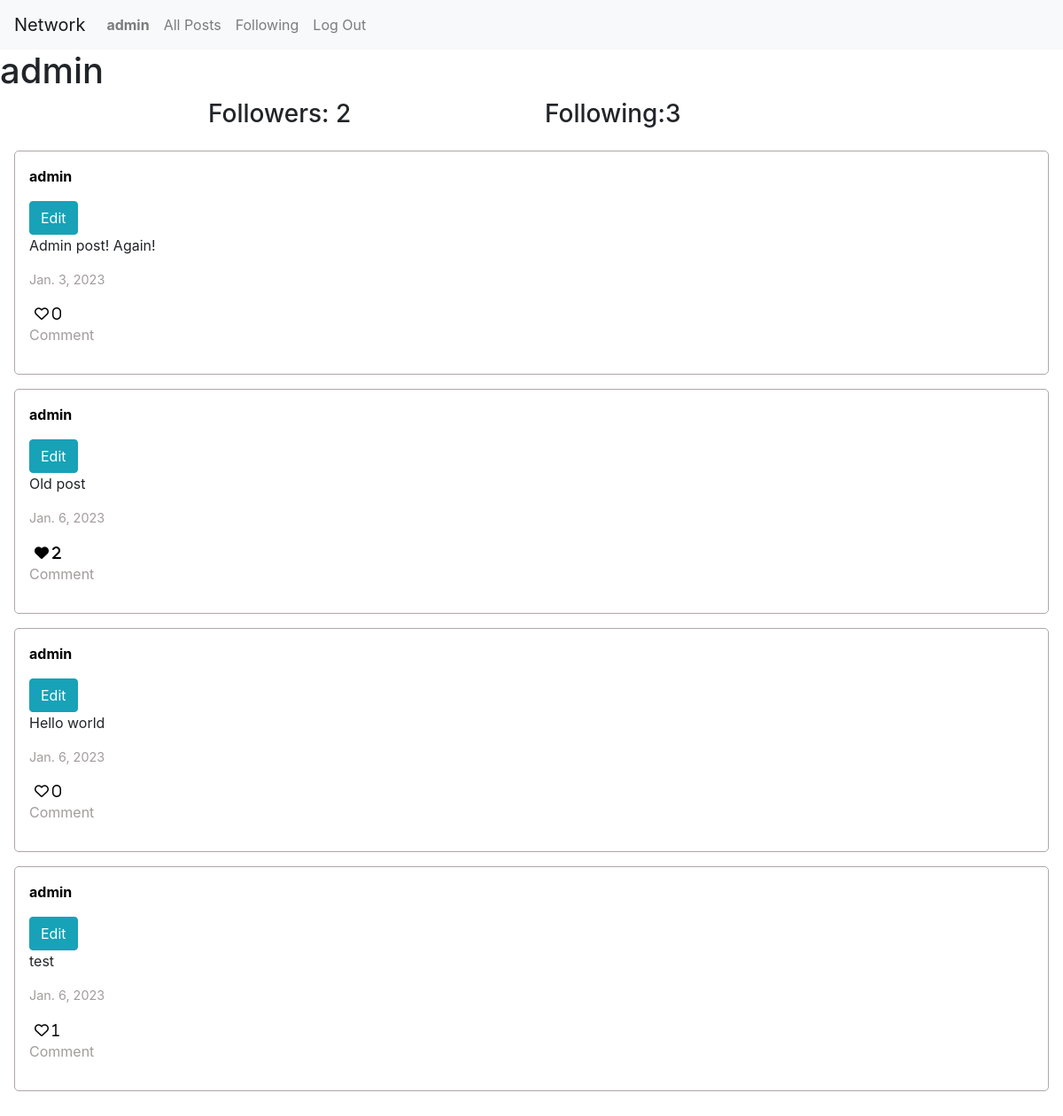
The app's page /user/2 (signed in) with its own data.
### network/models.py (models this page shows, shortened)
class User(AbstractUser):
    pass

class Post(models.Model):
    author = models.ForeignKey(User, on_delete=models.CASCADE)
    text = models.CharField(max_length=100)
    date = models.DateField(auto_now_add=True)
    likes = models.IntegerField(default=0)

### network/views.py (the view)
# urls.py: path("user/<int:id>",views.user, name="user"),
def user(request,id):
        user = User.objects.get(pk=id)
        posts = Post.objects.filter(author = user)
        following = Follow.objects.filter(user=user)
        followers = Follow.objects.filter(user_follower=user)
        paginator = Paginator(posts, 5)
        page_number = request.GET.get('page')
        posts_of_the_page = paginator.get_page(page_number)
        liked_posts_arr = liked_posts(request.user)
        try:
            checkFollow = followers.filter(user = User.objects.get(pk = request.user.id))
            if len(checkFollow) != 0:
                isFollowing = False
            else:
                isFollowing = True
        except:
            isFollowing = False
        return render(request, "network/user.html", {
            "username":user.username,
            "posts":posts_of_the_page,
            "following":following,
            "followers":followers,
            "user_profile": user,
            "isFollowing":isFollowing,
            "liked_posts":liked_posts_arr
        })

### network/views.py (called while the page is built)
def liked_posts(user):
    posts = Post.objects.all().order_by('-date')
    liked_posts_arr = []
    likes = Like.objects.filter(user = user)
    for post in posts:
        for like in likes:
            if(post == like.post):
                liked_posts_arr.append(post)
    return liked_posts_arr

### network/templates/network/user.html (shortened to what this page needs)
{% extends "network/layout.html" %}
{% block body %}
   <h1>{{username}}</h1>
    <div class="container">
        <div class="row d-flex justify-content-center">
            <h3 class="col-4">Followers: {{followers.count}}</h3>
            <h3 class="col-4">Following:{{following.count}} </h3>
        </div>
    </div>
    {%if posts%}
        {%for post in posts%}
        <div id="post-{{post.id}}" class="post_container">
            <a class="user_link" href="{%url 'user' post.author.id%}"><p class="post_author">{{post.author}}</p></a>
            {%if post.author == user%}
                <button data-id="{{post.id}}" id="editBtn_{{post.id}}" class="btn btn-info editBtn">Edit</button>
            {%endif%}
            <p class="post_text">{{post.text}}</p>
            <p class="post_date">{{post.date}}</p>
            <button id="{{post.id}}" class = "likeBtn fa-heart {% if post in liked_posts%}fa-solid{%else%}fa-regular{%endif%}"> {{post.likes}}</button>
            <p class="post_comment">Comment</p>
        </div>
        {%endfor%}
    {%else%}
        <div>No posts yet.</div>
    {%endif%}
{% endblock %}

### network/templates/network/layout.html (shortened to what this page needs)
{% load static %}
<!DOCTYPE html>
<html lang="en">
    <head>
        <link rel="stylesheet" href="https://stackpath.bootstrapcdn.com/bootstrap/4.4.1/css/bootstrap.min.css">
        <link rel="stylesheet" href="https://cdnjs.cloudflare.com/ajax/libs/font-awesome/6.2.1/css/all.min.css" />
        <link href="{% static 'network/styles.css' %}" rel="stylesheet">
    </head>
    <body>
        <nav class="navbar navbar-expand-lg navbar-light bg-light">
            <a class="navbar-brand" href="{% url 'index' %}">Network</a>
            <div>
              <ul class="navbar-nav mr-auto">
                {% if user.is_authenticated %}
                    <li class="nav-item">
                        <a class="nav-link" href="{%url 'user' user.id%}"><strong>{{ user.username }}</strong></a>
                    </li>
                {% endif %}
                <li class="nav-item">
                  <a class="nav-link" href="{% url 'index' %}">All Posts</a>
                </li>
                {% if user.is_authenticated %}
                    <li class="nav-item">
                        <a class="nav-link" href="{% url 'following' user.id%}">Following</a>
                    </li>
                    <li class="nav-item">
                        <a class="nav-link" href="{% url 'logout' %}">Log Out</a>
                    </li>
                {% endif %}
              </ul>
            </div>
          </nav>
        <div class="body">
            {% block body %}
            {% endblock %}
        </div>
    </body>
</html>

### network/static/network/styles.css (style rules this page uses)
.post_container { padding: 1rem; border: 1px solid #aea7a7; border-radius: 5px; margin:1rem; }
.post_author { font-weight: bold; }
.post_date { font-size: .9rem; color: #a39c9c; }
.post_comment { color: #a39c9c; }
.likeBtn { background-color: transparent; border: none; }
.user_link, .user_link:hover { text-decoration: none; color: #000; }

### records on screen
User: username "admin"
Post: author "admin", text "Admin post! Again!", date "Jan. 3, 2023", likes "0"
Post: author "admin", text "Old post", date "Jan. 6, 2023", likes "2"
Post: author "admin", text "Hello world", date "Jan. 6, 2023", likes "0"
Post: author "admin", text "test", date "Jan. 6, 2023", likes "1"

### other values on screen
{{ followers.count }} "2"
{{ following.count }} "3"
